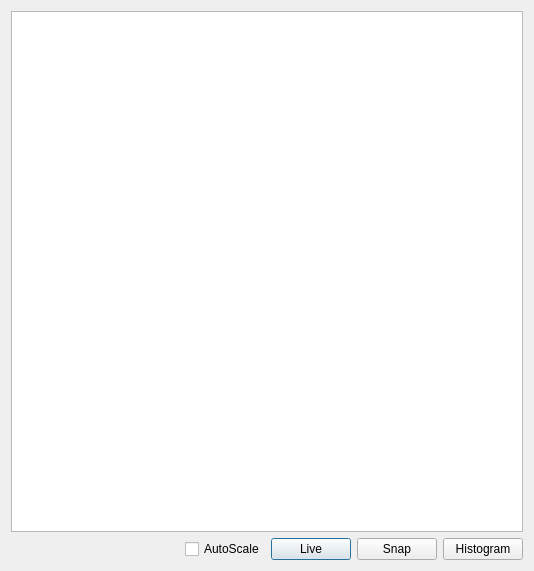
<?xml version="1.0" encoding="UTF-8"?>
<ui version="4.0">
 <class>Dialog</class>
 <widget class="QDialog" name="Dialog">
  <property name="windowModality">
   <enum>Qt::NonModal</enum>
  </property>
  <property name="enabled">
   <bool>true</bool>
  </property>
  <property name="geometry">
   <rect>
    <x>0</x>
    <y>0</y>
    <width>534</width>
    <height>571</height>
   </rect>
  </property>
  <property name="sizePolicy">
   <sizepolicy hsizetype="Preferred" vsizetype="Preferred">
    <horstretch>0</horstretch>
    <verstretch>0</verstretch>
   </sizepolicy>
  </property>
  <property name="windowTitle">
   <string>Camera Display</string>
  </property>
  <property name="sizeGripEnabled">
   <bool>false</bool>
  </property>
  <property name="modal">
   <bool>false</bool>
  </property>
  <layout class="QVBoxLayout" name="verticalLayout">
   <item>
    <widget class="QGraphicsView" name="graphicsView">
     <property name="sizePolicy">
      <sizepolicy hsizetype="Preferred" vsizetype="Preferred">
       <horstretch>0</horstretch>
       <verstretch>0</verstretch>
      </sizepolicy>
     </property>
     <property name="minimumSize">
      <size>
       <width>512</width>
       <height>512</height>
      </size>
     </property>
    </widget>
   </item>
   <item>
    <layout class="QHBoxLayout" name="horizontalLayout">
     <item>
      <spacer name="horizontalSpacer">
       <property name="orientation">
        <enum>Qt::Horizontal</enum>
       </property>
       <property name="sizeHint" stdset="0">
        <size>
         <width>40</width>
         <height>20</height>
        </size>
       </property>
      </spacer>
     </item>
     <item>
      <widget class="QCheckBox" name="checkBox">
       <property name="text">
        <string>AutoScale</string>
       </property>
      </widget>
     </item>
     <item>
      <widget class="QPushButton" name="liveButton">
       <property name="text">
        <string>Live</string>
       </property>
      </widget>
     </item>
     <item>
      <widget class="QPushButton" name="SnapButton">
       <property name="text">
        <string>Snap</string>
       </property>
      </widget>
     </item>
     <item>
      <widget class="QPushButton" name="histoButton">
       <property name="text">
        <string>Histogram</string>
       </property>
      </widget>
     </item>
    </layout>
   </item>
  </layout>
 </widget>
 <resources/>
 <connections/>
</ui>
